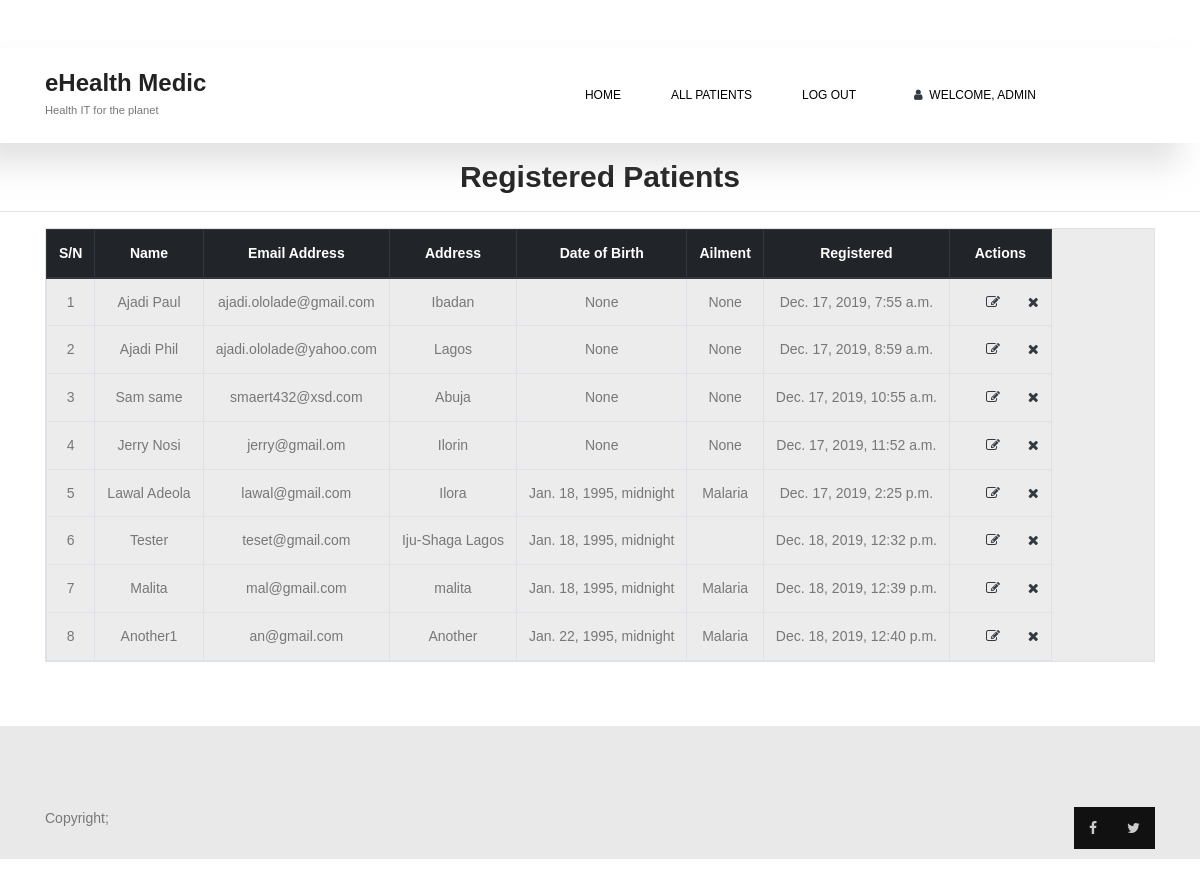
Screenshot of /all_patients/ (signed in) with the database file from the repository.
### accounts/models.py (models this page shows, shortened)
class accounts_patientmodel(models.Model):
    email = models.CharField(max_length=100, help_text='Enter your email address')
    name = models.CharField(max_length=200, null=True, unique=True)
    password = models.CharField(max_length=200, null=True)
    address = models.TextField(max_length=800, null=True)
    dob = models.DateTimeField(null=True)
    nationality = models.CharField(max_length=200, null=True, unique=True)
    place_of_birth = models.CharField(max_length=200, null=True, unique=True)
    diseased = models.CharField(max_length=200, null=True, unique=False)
    created_at = models.DateTimeField(auto_now_add=True)
    updated_at = models.DateTimeField(null=True)

### accounts/views.py (the view)
# urls.py: url(r'^all_patients/', views.AllPatients, name='all_patients'),
@login_required
def AllPatients(request):
    accounts_patients = accounts_patientmodel.objects.all()
    return render(request, 'allPatients.html', {'accounts_get': accounts_patients})

### medics/templates/allPatients.html
{% extends 'base.html' %}
{% block content %}
<br>
  <h2 class="my-3 text-center">Registered <strong>Patients</strong> </h2>
  <hr>
  <div class="container w-100 text-center align-content-center justify-content-md-center ">
    <table id="patients" class="table table-responsive table-active table-bordered table-hover">
      <thead class=" thead-dark ">
        <tr>
          <th>S/N</th>
          <th>Name</th>
          <th>Email Address</th>
          <th>Address</th>
          <th>Date of Birth</th>
          <th>Ailment</th>
          <th>Registered</th>
          <th>Actions</th>
        </tr>
      </thead>
      <tbody>
      {% for val in accounts_get %}
        <tr class=" table-row">
          <td class="align-middle">{{ val.id }} </td>
          <td class="align-middle">{{ val.name }} </td>
          <td class="align-middle">{{ val.email }} </td>
          <td class="align-middle">{{ val.address }} </td>
          <td class="align-middle">{{ val.dob }} </td>
          <td class="align-middle">{{ val.diseased }} </td>
          <td class="align-middle">{{ val.created_at }} </td>
          <td class="align-middle">
            <i class="text-dark fa fa-edit px-4"></i>
            <i class="text-dark fa fa-times"></i>
          </td>
        </tr>
      {%endfor%}
      </tbody>
    </table>
  </div>
{% endblock %}

### medics/templates/base.html (shortened to what this page needs)
{% load static %}
<!DOCTYPE html>
<html>
<head>
  <link rel="stylesheet" href="{% static 'css/bootstrap.css' %}">
  <link rel="stylesheet" href="{% static 'css/main.css' %}">
  <link rel="stylesheet" href="{% static 'css/font-awesome.min.css' %}">
  <link rel="stylesheet"
    href="https://cdnjs.cloudflare.com/ajax/libs/bootstrap-datetimepicker/4.17.43/css/bootstrap-datetimepicker.min.css">
  <link rel="stylesheet" type="text/css"
    href="https://cdnjs.cloudflare.com/ajax/libs/bootstrap-datetimepicker/4.17.43/css/bootstrap-datetimepicker-standalone.css">
  <link rel="stylesheet" href="https://cdn.datatables.net/1.10.20/css/dataTables.bootstrap4.min.css">
</head>
<header class="default-header">
  <div class="container">
    <div class="header-wrap">
      <div class="header-top d-flex justify-content-between align-items-center">
        <div class="logo">
          <h3>eHealth Medic</h3>
          <small>Health IT for the planet</small>
        </div>
        <div class="main-menubar d-flex align-items-center">
          <nav class="navbar navbar-expand-sm ">
            <a href="/#home">Home</a>
            <div class="collapse navbar-collapse" id="mainMenu">
                {% if user.is_authenticated %}
                <a class="" href="{% url 'all_patients' %}">All patients</a>
                <a class="" href="{% url 'logout' %}">Log out</a>
                <ul class="navbar-nav ml-auto">
                  <li class="nav-item dropdown">
                    <a class="nav-link " href="#" id="userMenu" data-toggle="dropdown" aria-haspopup="true" aria-expanded="false">
                      <i class="text-dark fa fa-user"></i>&nbsp; Welcome, {{ user.username }}
                    </a>
                  </li>
                </ul>
              {% endif %}
            </div>
          </nav>
        </div>
      </div>
    </div>
  </div>
</header>
<body class="my-5">
  {% block body %}
  <div class="my-5">
    {% block content %}
    {% endblock %}
  </div>
  {% endblock body %}
  <footer class="mt-4 footer-area section-gap">
    <div class="container">
      <div class="row footer-bottom d-flex justify-content-end">
        <p class="col-lg-8 footer-text">
          Copyright;
        </p>
        <div class="col-lg-4 d-flex justify-content-end col-sm-12 footer-social">
          <a href="#"><i class="fa fa-facebook"></i></a>
          <a href="#"><i class="fa fa-twitter"></i></a>
        </div>
      </div>
    </div>
  </footer>
</body>
</html>

### medics/static/css/main.css (style rules this page uses)
body { color: #777777; font-family: "Poppins", sans-serif; font-size: 14px; font-weight: 300; line-height: 1.625em; position: relative; }
ol, ul { margin: 0; padding: 0; list-style: none; }
a { -webkit-transition: all 0.3s ease 0s; -moz-transition: all 0.3s ease 0s; -o-transition: all 0.3s ease 0s; transition: all 0.3s ease 0s; }
a, a:focus, a:hover { text-decoration: none; outline: 0; }
h1, h2, h3, h4, h5, h6 { font-family: "Poppins", sans-serif; color: #222222; line-height: 1.2em !important; margin-bottom: 0; margin-top: 0; font-weight: 600; }
h2, .h2 { font-size: 30px; }
h3, .h3 { font-size: 24px; }
td, th { border-radius: 0px; }
.text-center { text-align: center; }
b, i, sup, sub, u, del { color: #fcd2ff; }
h2 { font-size: 30px; }
h3 { font-size: 24px; }
h1, h2, h3, h4, h5, h6 { line-height: 1.5em; }
body { position: relative; }
.default-header { padding: 5px 0; position: absolute; top: 0; left: 0; width: 100%; z-index: 9; }
.main-menubar { position: relative; }
nav { margin-right: 70px; -webkit-transition: all 0.3s ease 0s; -moz-transition: all 0.3s ease 0s; -o-transition: all 0.3s ease 0s; transition: all 0.3s ease 0s; transform-origin: 100% 50%; }
nav a { color: #000; font-size: 12px; font-weight: 500; text-transform: uppercase; margin: 0 25px; display: inline-block; }
.section-gap { padding: 10px 0; }
.default-header { background-color: #fff; padding: 20px 0; width: 100% !important; box-shadow: -21.213px 21.213px 30px 0px rgba(158, 158, 158, 0.3); }
.footer-area { top:10%; padding-top: 1px; background-color: #e9e9e9; }
p { color: #777; }
.footer-social a { padding: 10px 15px; background: #111111; -webkit-transition: all 0.3s ease 0s; -moz-transition: all 0.3s ease 0s; -o-transition: all 0.3s ease 0s; transition: all 0.3s ease 0s; }
.footer-social i { color: #cccccc; -webkit-transition: all 0.3s ease 0s; -moz-transition: all 0.3s ease 0s; -o-transition: all 0.3s ease 0s; transition: all 0.3s ease 0s; }
.footer-bottom { padding-top: 80px; }
.footer-text { color: #777; }

### rows the page displays
accounts_patientmodel: id "1", name "Ajadi Paul", email "ajadi.ololade@gmail.com", address "Ibadan", dob "None", diseased "None", created_at "Dec. 17, 2019, 7:55 a.m."
accounts_patientmodel: id "2", name "Ajadi Phil", email "ajadi.ololade@yahoo.com", address "Lagos", dob "None", diseased "None", created_at "Dec. 17, 2019, 8:59 a.m."
accounts_patientmodel: id "3", name "Sam same", email "smaert432@xsd.com", address "Abuja", dob "None", diseased "None", created_at "Dec. 17, 2019, 10:55 a.m."
accounts_patientmodel: id "4", name "Jerry Nosi", email "jerry@gmail.om", address "Ilorin", dob "None", diseased "None", created_at "Dec. 17, 2019, 11:52 a.m."
accounts_patientmodel: id "5", name "Lawal Adeola", email "lawal@gmail.com", address "Ilora", dob "Jan. 18, 1995, midnight", diseased "Malaria", created_at "Dec. 17, 2019, 2:25 p.m."
accounts_patientmodel: id "6", name "Tester", email "teset@gmail.com", address "Iju-Shaga Lagos", dob "Jan. 18, 1995, midnight", created_at "Dec. 18, 2019, 12:32 p.m."
accounts_patientmodel: id "7", name "Malita", email "mal@gmail.com", address "malita", dob "Jan. 18, 1995, midnight", diseased "Malaria", created_at "Dec. 18, 2019, 12:39 p.m."
accounts_patientmodel: id "8", name "Another1", email "an@gmail.com", address "Another", dob "Jan. 22, 1995, midnight", diseased "Malaria", created_at "Dec. 18, 2019, 12:40 p.m."

### other values shown
{{ user.username }} "ADMIN"
